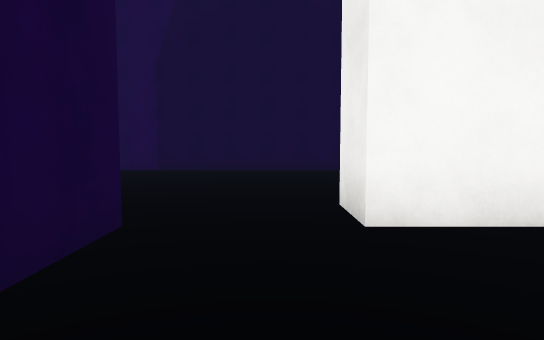
View 1 (above)

12 first-person views from a walk through a Unity game level. The camera is 1.4 m above the floor, tilts 4° down and sees 75° across. The floor is counted in squares, 2 m on a side. Each view is taken from the middle of a square. On the plan, view 1 faces up. The plan holds only what a view shows up to about 11 squares ahead; the rest is blank. The place goes on beyond the plan. The player character is not drawn. Surface patterns are stand-ins for the level's own textures.

View 2
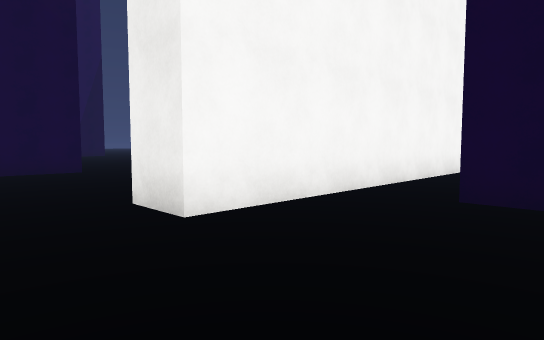

View 3
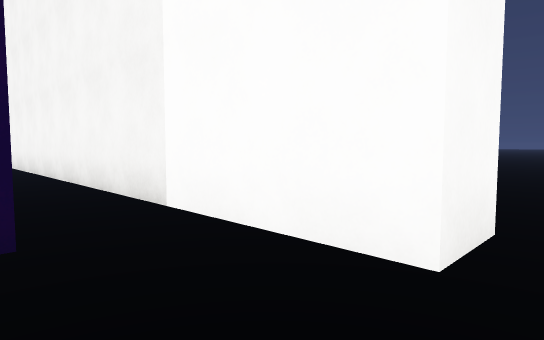

View 4
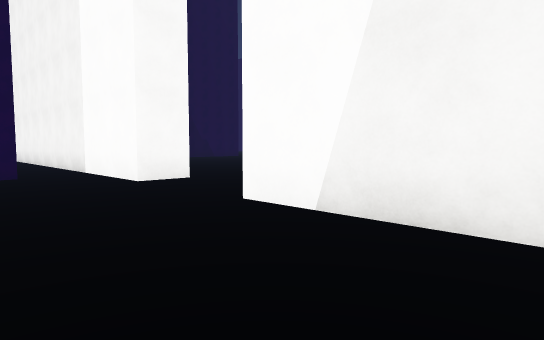

View 5
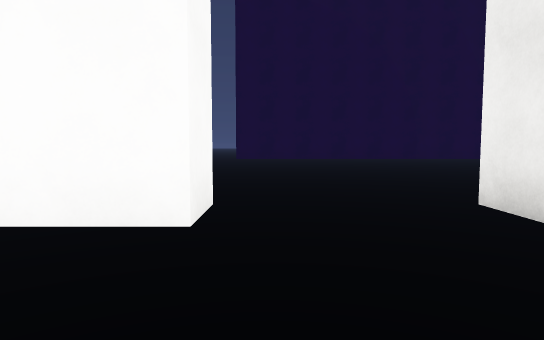

View 6
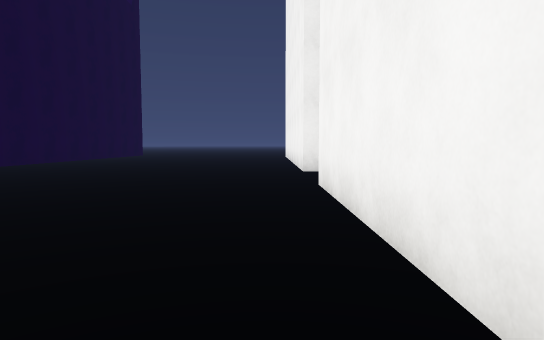

View 7
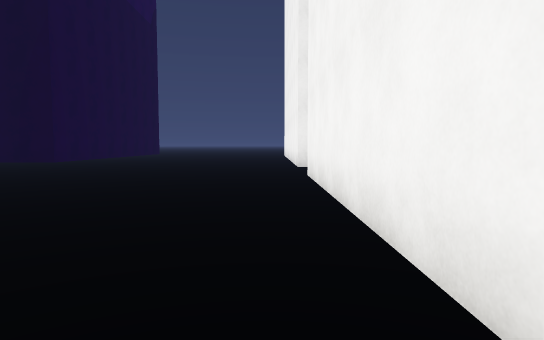

View 8
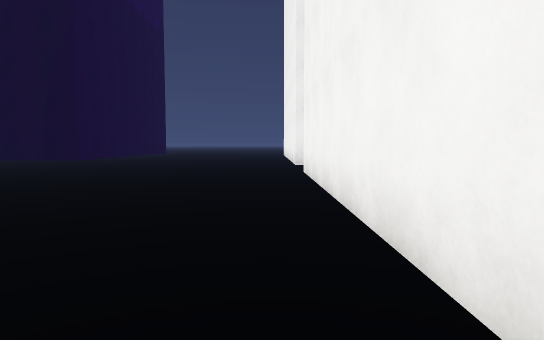

View 9
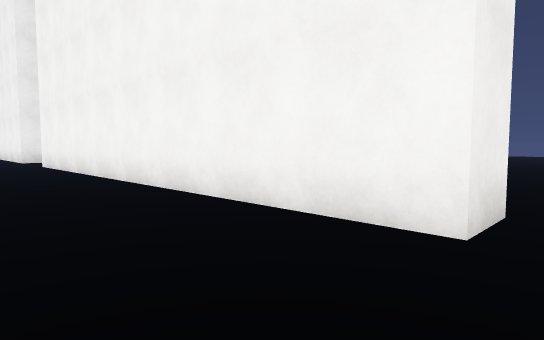

View 10
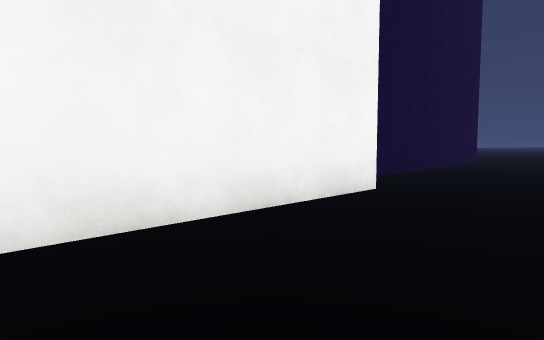

View 11
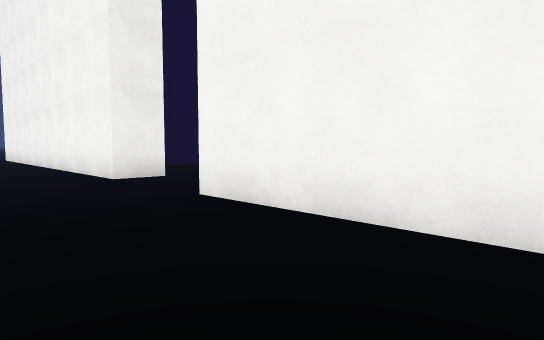

View 12
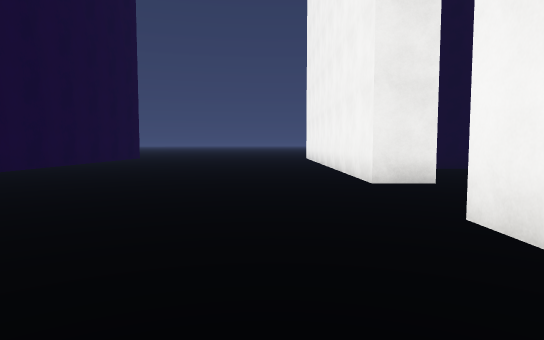

### Floor plan
Points are (right, up) in squares from view 1. A wall is a line through its corners. A room is listed if a view was taken in it or the views show most of it. See-through windows are left out.
Room 1 (views 1, 2)
walls: (3.7, 0.5) (3.7, 1.5); (-1.3, 3) (-1.3, 1.6); (11.6, 3) (0.8, 3)
ways out: opening at (-0.5, 3) to room 2; opening at (12, 2) to room 2
Room 2 (views 3, 4, 5, 6, 7, 8, 9, 10, 11, 12)
walls: (2, 9.9) (-4.2, 9.9); (0.8, 3) (0.8, 4.2) (13.3, 4.2) (13.3, 3) (11.6, 3); (-5.6, 3) (-1.3, 3); (20.5, 9.9) (13, 9.9) (13, 12); (19.6, 3) (16.5, 3) (16.5, 4.2) (21.8, 4.2); (20.5, 0.1) (20.5, 1.1)
ways out: opening at (-0.5, 3) to room 1; opening at (12, 2) to room 1

Where each view was taken, in squares from view 1:
view 1: 0 up, 0 right, facing up
view 2: 0 up, 1 left, facing up-right
view 3: 1 up, 14 right, facing up-left
view 4: 0 up, 20 right, facing up-left
view 5: 0 up, 14 right, facing up
view 6: 5 up, 7 right, facing right
view 7: 5 up, 5 right, facing right
view 8: 5 up, 4 right, facing right
view 9: 7 up, 0 right, facing down-right
view 10: 7 up, 6 right, facing down-left
view 11: 7 up, 9 right, facing down-right
view 12: 6 up, 10 right, facing right
